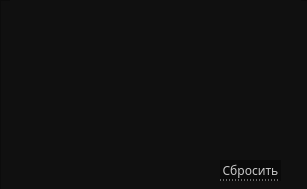
   <widget class="QWidget" name="pinCool">
    <property name="geometry">
     <rect>
      <x>0</x>
      <y>0</y>
      <width>307</width>
      <height>189</height>
     </rect>
    </property>
    <attribute name="icon">
     <iconset>
      <normaloff>../../images/down-arrow.png</normaloff>../../images/down-arrow.png</iconset>
    </attribute>
    <attribute name="label">
     <string>Pin-коннекторы охлаждения</string>
    </attribute>
    <widget class="QFrame" name="framePinCool">
     <property name="geometry">
      <rect>
       <x>0</x>
       <y>0</y>
       <width>311</width>
       <height>191</height>
      </rect>
     </property>
     <property name="styleSheet">
      <string notr="true">QFrame{
	background-color: #101010;
}
</string>
     </property>
     <property name="frameShape">
      <enum>QFrame::StyledPanel</enum>
     </property>
     <property name="frameShadow">
      <enum>QFrame::Raised</enum>
     </property>
     <widget class="QTableWidget" name="tablePinCool">
      <property name="enabled">
       <bool>true</bool>
      </property>
      <property name="geometry">
       <rect>
        <x>10</x>
        <y>0</y>
        <width>291</width>
        <height>161</height>
       </rect>
      </property>
      <property name="font">
       <font>
        <family>Montserrat Medium</family>
        <stylestrategy>PreferAntialias</stylestrategy>
       </font>
      </property>
      <property name="mouseTracking">
       <bool>true</bool>
      </property>
      <property name="focusPolicy">
       <enum>Qt::NoFocus</enum>
      </property>
      <property name="autoFillBackground">
       <bool>false</bool>
      </property>
      <property name="styleSheet">
       <string notr="true">QTableWidget::item
{
 	border-bottom: 1px solid rgb(60,60,60); 
	border-right: 0px;
	border-left: 0px;
	border-top:0px;
}

QTableView
{
	background-color: #101010;
	color: #dddddd;
	border-top: 0px;
	border-right: 0px;
	border-left: 0px;
	border-bottom: 0px;
}

QTableWidget::item:hover {
    color: white;
	border-bottom: 1px solid rgb(180,180,180);
}      

QTableWidget::item:selected
{
 	color: white;
	border-bottom: 1px solid rgb(180,180,180);
}

QScrollBar:vertical {
	border: none;
    background-color: #151515;
    width: 8px;
    margin: 15px 0 15px 0;
	border-radius: 0px;
 }

/*  HANDLE BAR VERTICAL */
QScrollBar::handle:vertical {	
	background-color: #151515;
	min-height: 30px;
	border-radius: 0px;
	border: 1px solid;
	border-right: 0px;
	border-color: rgb(60,60,60);
}
QScrollBar::handle:vertical:hover{	
	background-color:  rgb(50,50,50);
	border-color: rgb(60,60,60);
}
QScrollBar::handle:vertical:pressed {	
	background-color: rgb(120, 0, 2);
}

/* BTN TOP - SCROLLBAR */
QScrollBar::sub-line:vertical {
	background-color: #151515;
	height: 15px;
	subcontrol-position: top;
	subcontrol-origin: margin;
	border: 0px;
	border-bottom: 1px solid rgb(180, 0, 0);
}
QScrollBar::sub-line:vertical:hover {	
	background-color: #575757;
	border-color: #242424;
}
QScrollBar::sub-line:vertical:pressed {	
	background-color: rgb(120, 0, 2);
}

/* BTN BOTTOM - SCROLLBAR */
QScrollBar::add-line:vertical {
	background-color: #151515;
	height: 15px;
	subcontrol-position: bottom;
	subcontrol-origin: margin;
	border: 1px solid;
	border-color: rgb(60,60,60);
	border: 1px solid;
	border-top:1px solid rgb(180, 0, 0);
	border-right: 0px;
	border-bottom: 0px;
}
QScrollBar::add-line:vertical:hover {	
	background-color: #575757;
	border-color: #242424;
}
QScrollBar::add-line:vertical:pressed {	
	background-color: rgb(120, 0, 2);
}
/* RESET ARROW */
QScrollBar::up-arrow:vertical, QScrollBar::down-arrow:vertical {
	background: none;
}

QScrollBar::add-page:vertical, QScrollBar::sub-page:vertical {
	background: none;
}</string>
      </property>
      <property name="editTriggers">
       <set>QAbstractItemView::AnyKeyPressed|QAbstractItemView::EditKeyPressed|QAbstractItemView::SelectedClicked</set>
      </property>
      <property name="selectionMode">
       <enum>QAbstractItemView::MultiSelection</enum>
      </property>
      <property name="selectionBehavior">
       <enum>QAbstractItemView::SelectRows</enum>
      </property>
      <property name="showGrid">
       <bool>false</bool>
      </property>
      <property name="gridStyle">
       <enum>Qt::SolidLine</enum>
      </property>
      <property name="sortingEnabled">
       <bool>true</bool>
      </property>
      <attribute name="horizontalHeaderVisible">
       <bool>false</bool>
      </attribute>
      <attribute name="horizontalHeaderCascadingSectionResizes">
       <bool>true</bool>
      </attribute>
      <attribute name="horizontalHeaderDefaultSectionSize">
       <number>120</number>
      </attribute>
      <attribute name="horizontalHeaderHighlightSections">
       <bool>false</bool>
      </attribute>
      <attribute name="horizontalHeaderMinimumSectionSize">
       <number>15</number>
      </attribute>
      <attribute name="horizontalHeaderShowSortIndicator" stdset="0">
       <bool>true</bool>
      </attribute>
      <attribute name="horizontalHeaderStretchLastSection">
       <bool>false</bool>
      </attribute>
      <attribute name="verticalHeaderVisible">
       <bool>false</bool>
      </attribute>
      <attribute name="verticalHeaderCascadingSectionResizes">
       <bool>false</bool>
      </attribute>
      <attribute name="verticalHeaderMinimumSectionSize">
       <number>10</number>
      </attribute>
      <column>
       <property name="text">
        <string>Выбор</string>
       </property>
      </column>
      <column>
       <property name="text">
        <string>Название</string>
       </property>
      </column>
     </widget>
     <widget class="QPushButton" name="btnResetPinCool">
      <property name="geometry">
       <rect>
        <x>220</x>
        <y>160</y>
        <width>61</width>
        <height>21</height>
       </rect>
      </property>
      <property name="font">
       <font>
        <family>Montserrat Medium</family>
        <pointsize>9</pointsize>
       </font>
      </property>
      <property name="styleSheet">
       <string notr="true">QPushButton
{
background-color: rgb(10, 10, 10);
color:  rgb(200,200, 200);
border: 0px;
border-bottom: 1px dotted rgb(200, 200, 200);
}

QPushButton::hover
{
color: red;
border-bottom: 1px dotted red;
}
</string>
      </property>
      <property name="text">
       <string>Сбросить</string>
      </property>
     </widget>
    </widget>
   </widget>
